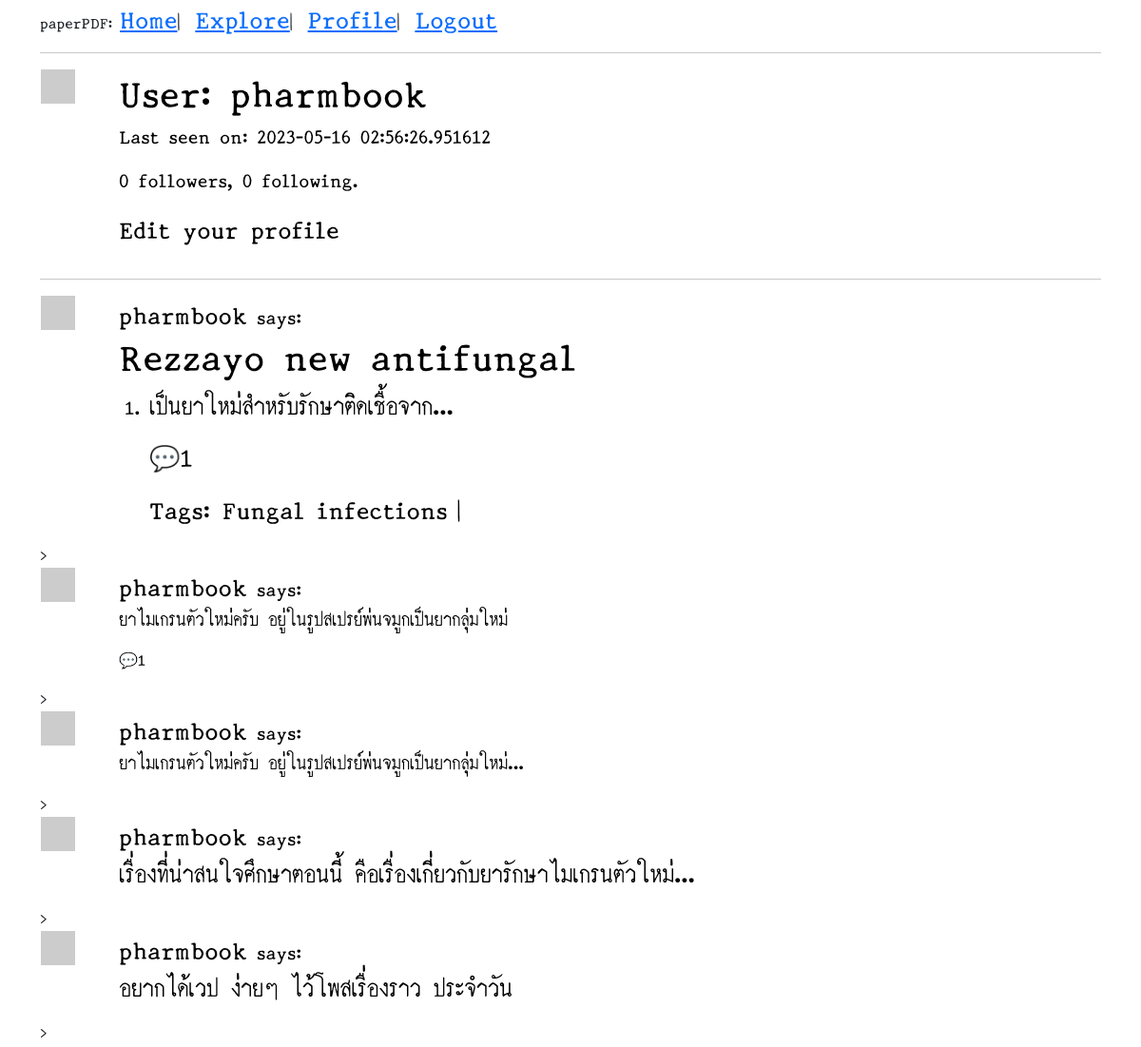
The page /user/pharmbook (signed in) on the database as committed earlier.
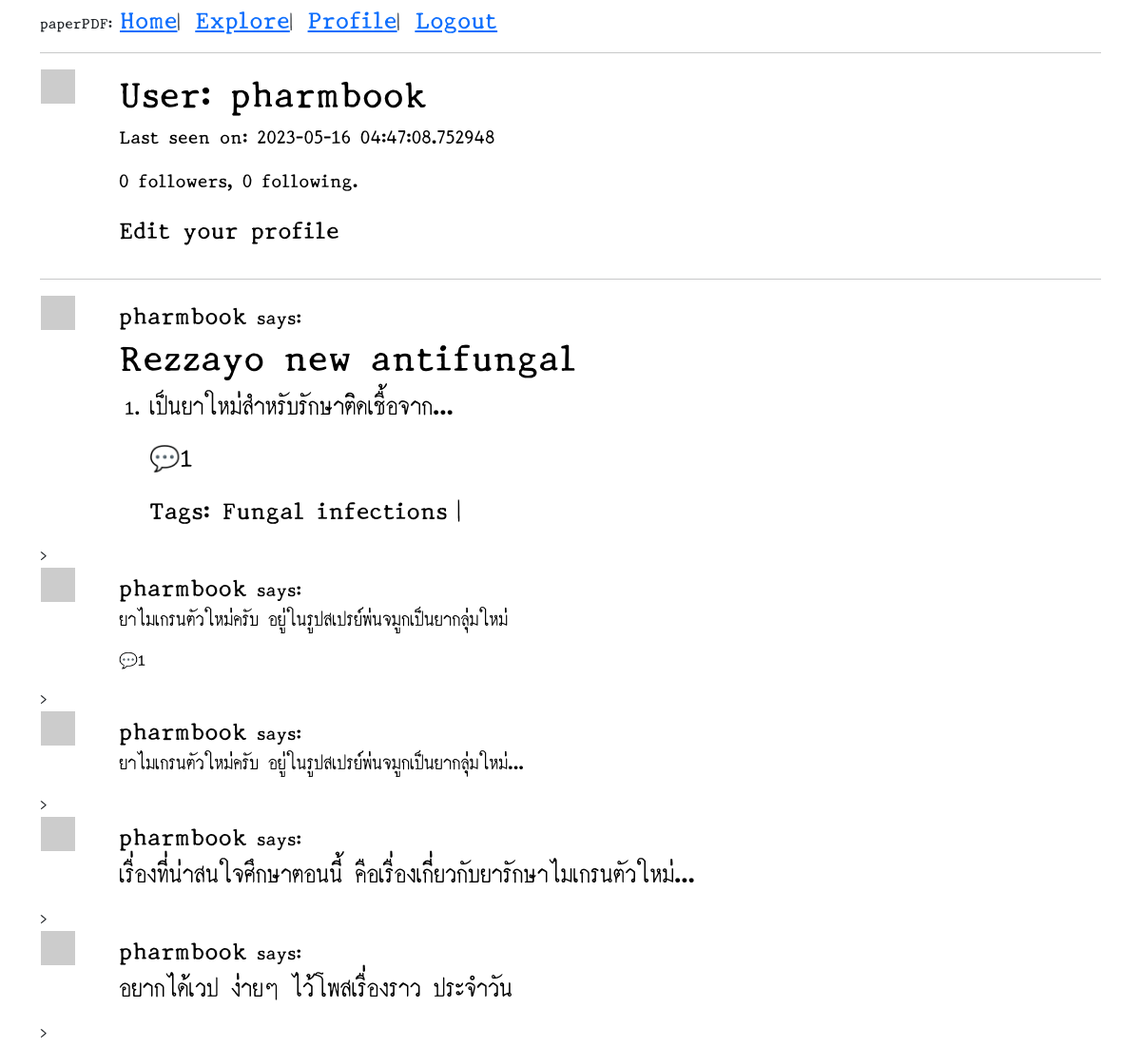
The same page on the database as committed later.
### app/models.py (models this page shows, shortened)
class User(UserMixin, db.Model):
    id = db.Column(db.Integer, primary_key=True)
    username = db.Column(db.String(64), index=True, unique=True)
    email = db.Column(db.String(120), index=True, unique=True)
    password_hash = db.Column(db.String(128))
    posts = db.relationship('Post', backref='author', lazy='dynamic')
    about_me = db.Column(db.String(140))
    last_seen = db.Column(db.DateTime, default=datetime.utcnow)
    followed = db.relationship(
        'User', secondary=followers,
        primaryjoin=(followers.c.follower_id == id),
        secondaryjoin=(followers.c.followed_id == id),
        backref=db.backref('followers', lazy='dynamic'), lazy='dynamic')
    comments = db.relationship('Comment', backref='author', lazy='dynamic')
    def avatar(self, size):
        digest = md5(self.email.lower().encode('utf-8')).hexdigest()
        return 'https://www.gravatar.com/avatar/{}?d=identicon&s={}'.format(
            digest, size)

class Post(db.Model):
    id = db.Column(db.Integer, primary_key=True)
    body = db.Column(db.Text)
    timestamp = db.Column(db.DateTime, index=True, default=datetime.utcnow)
    user_id = db.Column(db.Integer, db.ForeignKey('user.id'))
    comments = db.relationship('Comment', backref='article', lazy='dynamic')
    tags = db.relationship(
        'Tag',
        secondary=tags_table,
        backref=db.backref('posts', lazy='dynamic'))

class Tag(db.Model):
    id = db.Column(db.Integer, primary_key=True)
    name = db.Column(db.String(64))
    timestamp = db.Column(db.DateTime, index=True, default=datetime.utcnow)
    user_id = db.Column(db.Integer, db.ForeignKey('user.id'))

### app/routes.py (the view)
@app.route('/user/<username>')
@login_required
def user(username):
    user = User.query.filter_by(username=username).first_or_404()
    page = request.args.get('page', 1, type=int)
    posts = user.posts.order_by(Post.timestamp.desc()).paginate(
        page=page, per_page=app.config['POSTS_PER_PAGE'], error_out=False)
    next_url = url_for('user', username=user.username, page=posts.next_num) \
        if posts.has_next else None
    prev_url = url_for('user', username=user.username, page=posts.prev_num) \
        if posts.has_prev else None
    form = EmptyForm()
    return render_template('user.html', user=user, posts=posts.items,
                           next_url=next_url, prev_url=prev_url, form=form)

### app/models.py (called while the page is built)
@login.user_loader
def load_user(id):
    return User.query.get(int(id))

### app/routes.py (called while the page is built)
@app.before_request
def before_request():
    if current_user.is_authenticated:
        current_user.last_seen = datetime.utcnow()
        db.session.commit()

### app/templates/user.html (shortened to what this page needs)
{% extends "base.html" %}
{% block content %}
    <table>
        <tr valign="top">
            <td><img src="{{ user.avatar(128) }}"></td>
            <td>
                <h1>User: {{ user.username }}</h1>
                {% if user.last_seen %}<p>Last seen on: {{ user.last_seen }}</p>{% endif %}
                <p>{{ user.followers.count() }} followers, {{ user.followed.count() }} following.</p>
                {% if user == current_user %}
                <p><a href="{{ url_for('edit_profile') }}">Edit your profile</a></p>
                {% endif %}
            </td>
        </tr>
    </table>
    <hr>
    {% for post in posts %}
        {% include '_post.html' %}
    {% endfor %}
{% endblock %}

### app/templates/base.html (shortened to what this page needs)
<!DOCTYPE html>
<html lang="en">
<head>
    <link rel="stylesheet" href="{{url_for('static',filename='css/base.css')}}">
    <link href="https://cdn.jsdelivr.net/npm/bootstrap@5.0.2/dist/css/bootstrap.min.css" rel="stylesheet">
</head>
<body>
    <div class="container">
        <div>paperPDF:
            <a href="{{ url_for('index') }}">Home</a>|&nbsp;
            <a href="{{ url_for('explore') }}">Explore</a>|&nbsp;
            {% if current_user.is_anonymous %}
            <a href="{{ url_for('login') }}">Login</a>|&nbsp;
            {% else %}
            <a href="{{ url_for('user', username=current_user.username) }}">Profile</a>|&nbsp;
            <a href="{{ url_for('logout') }}">Logout</a>
            {% endif %}
        </div>
        <hr>
        {% block content %} {% endblock %}
    </div>
</body>
</html>

### app/templates/_post.html (shortened to what this page needs)
<table>
    <tr valign="top">
        <td><img src="{{ post.author.avatar(36) }}"></td>
        <td><a href="{{ url_for('user', username=post.author.username) }}">{{ post.author.username }}</a> says:<br>
            <a href="{{url_for('seepost',id=post.id)}}">
                <span> {{ post.body|truncate(100)|safe }}</span>
                <p>
                    {% if post.comments.count() > 0 %}
                    <div class="comment">
                        💬{{post.comments.count()}}
                    </div>
                    {% endif %}
                </p>
            </a>
            {% for tag in post.tags %}
            <a href="{{ url_for('tag', name=tag.name) }}" target="_blank">Tags:&nbsp;{{ tag.name }}</a> |
            {% endfor %}
        </td>
    </tr>
</table>>

### app/static/css/base.css (style rules this page uses)
body { font-family: "pimdeed"; color: black }
a { font-family: "pimdeed"; color:black; font-size: 26px; text-decoration: none; cursor: pointer; }
h1 { font-family: "pimdeed"; color: black; font-size: 24px; }
p { font-family: "pimdeed"; color: black; font-size: 20px; }
td { font-family: "pimdeed"; color: black; font-size: 20px; }
td a { text-decoration: none; cursor: pointer; color: black; }
li { font-family: "pimdeed"; }
div { font-family: "pimdeed"; }
img { width: 45%; }

### app/templates/_post.html (style rules this page uses)
span div.comment { font-size: 16px; }

Rows that differ between the two databases and show on the page:
changed User "pharmbook": last_seen "2023-05-16 02:56:26.951612" → "2023-05-16 04:47:08.752948"
